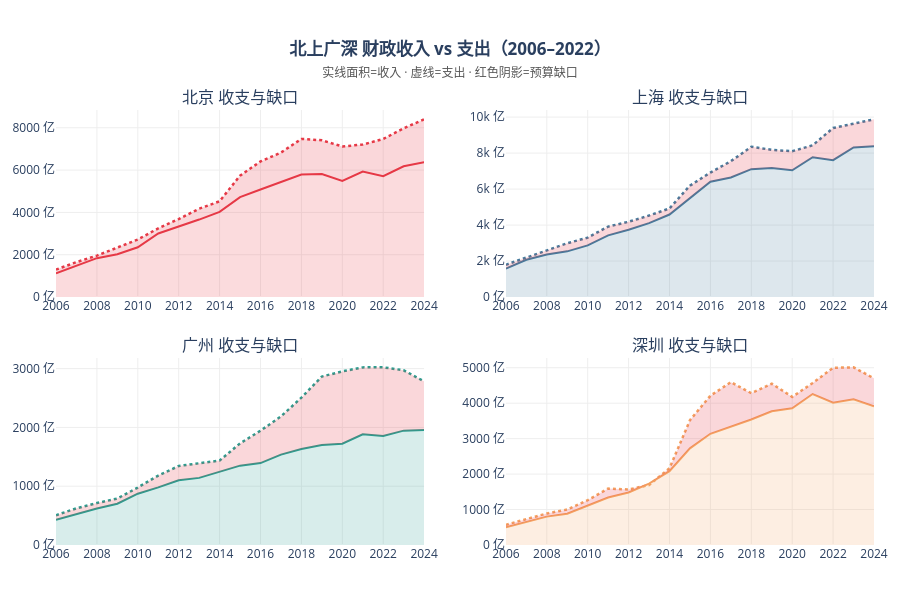

Notebook code for this chart:
### Markdown cell above
- **实线面积**：财政收入（income）随时间增长的趋势  
- **虚线**：财政支出（expend）  
- **红色阴影区域**：expend 超出 income 的部分，即 gap  
- 深圳早期红色阴影极薄（几乎无缺口），2015年后才逐步扩大，与其他三城差距显著

### Code cell
positions = [(1,1),(1,2),(2,1),(2,2)]
fig3 = make_subplots(
    rows=2, cols=2,
    subplot_titles=[f"{city} 收支与缺口" for city in CITIES],
    vertical_spacing=0.14, horizontal_spacing=0.10,
)

for city, (r, c) in zip(CITIES, positions):
    cd  = df[df["city"] == city].sort_values("year")
    col = COLORS[city]

    # 收入面积
    fig3.add_trace(go.Scatter(
        x=cd["year"], y=cd["income"],
        name=f"{city}-收入", legendgroup=city,
        mode="lines", fill="tozeroy",
        line=dict(color=col, width=2),
        fillcolor=hex_to_rgba(col, 0.18),
        hovertemplate=f"<b>{city} 收入</b> %{{x}}: %{{y:.0f}} 亿元<extra></extra>",
        showlegend=False,
    ), row=r, col=c)

    # 支出虚线
    fig3.add_trace(go.Scatter(
        x=cd["year"], y=cd["expend"],
        name=f"{city}-支出", legendgroup=city,
        mode="lines",
        line=dict(color=col, width=2.5, dash="dot"),
        hovertemplate=f"<b>{city} 支出</b> %{{x}}: %{{y:.0f}} 亿元<extra></extra>",
        showlegend=False,
    ), row=r, col=c)

    # 缺口红色阴影
    gap_pos = cd["gap"].clip(lower=0)
    fig3.add_trace(go.Scatter(
        x=list(cd["year"]) + list(cd["year"])[::-1],
        y=list(cd["income"] + gap_pos) + list(cd["income"])[::-1],
        fill="toself",
        fillcolor="rgba(230,57,70,0.20)",
        line=dict(color="rgba(0,0,0,0)"),
        hoverinfo="skip", showlegend=False,
    ), row=r, col=c)

for r, c in positions:
    fig3.update_xaxes(showgrid=True, gridcolor="#eee", dtick=2, row=r, col=c)
    fig3.update_yaxes(showgrid=True, gridcolor="#eee",
                      ticksuffix=" 亿", row=r, col=c)

fig3.update_layout(
    title=dict(
        text="<b>北上广深 财政收入 vs 支出（2006–2022）</b><br>"
             "<span style='font-size:12px;color:#555'>"
             "实线面积=收入 · 虚线=支出 · 红色阴影=预算缺口</span>",
        x=0.5, xanchor="center", font=dict(size=17),
    ),
    plot_bgcolor="white", paper_bgcolor="white",
    height=600, showlegend=False,
    margin=dict(l=55, r=20, t=110, b=55),
    hovermode="x unified",
)
fig3.show()

### Figure 1 — Plotly figure (JSON) as saved in the notebook; plotly's stock layout.template omitted (floating-point values rounded to 4 significant figures)
{"data": [{"fill": "tozeroy", "fillcolor": "rgba(230,57,70,0.18)", "hovertemplate": "<b>北京 收入</b> %{x}: %{y:.0f} 亿元<extra></extra>", "legendgroup": "北京", "line": {"color": "#E63946", "width": 2}, "mode": "lines", "name": "北京-收入", "showlegend": false, "x": [2006, 2007, 2008, 2009, 2010, 2011, 2012, 2013, 2014, 2015, 2016, 2017, 2018, 2019, 2020, 2021, 2022, 2023, 2024], "y": [1117.0, 1493.0, 1837.0, 2027.0, 2354.0, 3006.0, 3315.0, 3661.0, 4027.0, 4724.0, 5081.0, 5431.0, 5786.0, 5817.0, 5484.0, 5932.0, 5714.0, 6181.0, 6373.0], "type": "scatter", "xaxis": "x", "yaxis": "y"}, {"hovertemplate": "<b>北京 支出</b> %{x}: %{y:.0f} 亿元<extra></extra>", "legendgroup": "北京", "line": {"color": "#E63946", "dash": "dot", "width": 2.5}, "mode": "lines", "name": "北京-支出", "showlegend": false, "x": [2006, 2007, 2008, 2009, 2010, 2011, 2012, 2013, 2014, 2015, 2016, 2017, 2018, 2019, 2020, 2021, 2022, 2023, 2024], "y": [1297.0, 1650.0, 1959.0, 2319.0, 2717.0, 3245.0, 3685.0, 4174.0, 4525.0, 5738.0, 6407.0, 6825.0, 7471.0, 7408.0, 7116.0, 7205.0, 7469.0, 7971.0, 8396.0], "type": "scatter", "xaxis": "x", "yaxis": "y"}, {"fill": "toself", "fillcolor": "rgba(230,57,70,0.20)", "hoverinfo": "skip", "line": {"color": "rgba(0,0,0,0)"}, "showlegend": false, "x": [2006, 2007, 2008, 2009, 2010, 2011, 2012, 2013, 2014, 2015, 2016, 2017, 2018, 2019, 2020, 2021, 2022, 2023, 2024, 2024, 2023, 2022, 2021, 2020, 2019, 2018, 2017, 2016, 2015, 2014, 2013, 2012, 2011, 2010, 2009, 2008, 2007, 2006], "y": [1297.0, 1650.0, 1959.0, 2319.0, 2717.0, 3245.0, 3685.0, 4174.0, 4525.0, 5738.0, 6407.0, 6825.0, 7471.0, 7408.0, 7116.0, 7205.0, 7469.0, 7971.0, 8396.0, 6373.0, 6181.0, 5714.0, 5932.0, 5484.0, 5817.0, 5786.0, 5431.0, 5081.0, 4724.0, 4027.0, 3661.0, 3315.0, 3006.0, 2354.0, 2027.0, 1837.0, 1493.0, 1117.0], "type": "scatter", "xaxis": "x", "yaxis": "y"}, {"fill": "tozeroy", "fillcolor": "rgba(69,123,157,0.18)", "hovertemplate": "<b>上海 收入</b> %{x}: %{y:.0f} 亿元<extra></extra>", "legendgroup": "上海", "line": {"color": "#457B9D", "width": 2}, "mode": "lines", "name": "上海-收入", "showlegend": false, "x": [2006, 2007, 2008, 2009, 2010, 2011, 2012, 2013, 2014, 2015, 2016, 2017, 2018, 2019, 2020, 2021, 2022, 2023, 2024], "y": [1576.0, 2074.0, 2359.0, 2540.0, 2874.0, 3430.0, 3744.0, 4110.0, 4586.0, 5520.0, 6406.0, 6642.0, 7108.0, 7165.0, 7046.0, 7772.0, 7608.0, 8312.0, 8374.0], "type": "scatter", "xaxis": "x2", "yaxis": "y2"}, {"hovertemplate": "<b>上海 支出</b> %{x}: %{y:.0f} 亿元<extra></extra>", "legendgroup": "上海", "line": {"color": "#457B9D", "dash": "dot", "width": 2.5}, "mode": "lines", "name": "上海-支出", "showlegend": false, "x": [2006, 2007, 2008, 2009, 2010, 2011, 2012, 2013, 2014, 2015, 2016, 2017, 2018, 2019, 2020, 2021, 2022, 2023, 2024], "y": [1796.0, 2182.0, 2594.0, 2990.0, 3303.0, 3915.0, 4184.0, 4529.0, 4923.0, 6192.0, 6919.0, 7548.0, 8352.0, 8179.0, 8102.0, 8431.0, 9393.0, 9639.0, 9875.0], "type": "scatter", "xaxis": "x2", "yaxis": "y2"}, {"fill": "toself", "fillcolor": "rgba(230,57,70,0.20)", "hoverinfo": "skip", "line": {"color": "rgba(0,0,0,0)"}, "showlegend": false, "x": [2006, 2007, 2008, 2009, 2010, 2011, 2012, 2013, 2014, 2015, 2016, 2017, 2018, 2019, 2020, 2021, 2022, 2023, 2024, 2024, 2023, 2022, 2021, 2020, 2019, 2018, 2017, 2016, 2015, 2014, 2013, 2012, 2011, 2010, 2009, 2008, 2007, 2006], "y": [1796.0, 2182.0, 2594.0, 2990.0, 3303.0, 3915.0, 4184.0, 4529.0, 4923.0, 6192.0, 6919.0, 7548.0, 8352.0, 8179.0, 8102.0, 8431.0, 9393.0, 9639.0, 9875.0, 8374.0, 8312.0, 7608.0, 7772.0, 7046.0, 7165.0, 7108.0, 6642.0, 6406.0, 5520.0, 4586.0, 4110.0, 3744.0, 3430.0, 2874.0, 2540.0, 2359.0, 2074.0, 1576.0], "type": "scatter", "xaxis": "x2", "yaxis": "y2"}, {"fill": "tozeroy", "fillcolor": "rgba(42,157,143,0.18)", "hovertemplate": "<b>广州 收入</b> %{x}: %{y:.0f} 亿元<extra></extra>", "legendgroup": "广州", "line": {"color": "#2A9D8F", "width": 2}, "mode": "lines", "name": "广州-收入", "showlegend": false, "x": [2006, 2007, 2008, 2009, 2010, 2011, 2012, 2013, 2014, 2015, 2016, 2017, 2018, 2019, 2020, 2021, 2022, 2023, 2024], "y": [427.1, 523.8, 621.8, 702.7, 872.6, 979.5, 1102.0, 1142.0, 1243.0, 1349.0, 1394.0, 1537.0, 1634.0, 1699.0, 1723.0, 1884.0, 1855.0, 1945.0, 1955.0], "type": "scatter", "xaxis": "x3", "yaxis": "y3"}, {"hovertemplate": "<b>广州 支出</b> %{x}: %{y:.0f} 亿元<extra></extra>", "legendgroup": "广州", "line": {"color": "#2A9D8F", "dash": "dot", "width": 2.5}, "mode": "lines", "name": "广州-支出", "showlegend": false, "x": [2006, 2007, 2008, 2009, 2010, 2011, 2012, 2013, 2014, 2015, 2016, 2017, 2018, 2019, 2020, 2021, 2022, 2023, 2024], "y": [506.8, 623.7, 713.4, 789.9, 977.3, 1181.0, 1344.0, 1386.0, 1436.0, 1728.0, 1944.0, 2186.0, 2506.0, 2865.0, 2953.0, 3021.0, 3022.0, 2972.0, 2782.0], "type": "scatter", "xaxis": "x3", "yaxis": "y3"}, {"fill": "toself", "fillcolor": "rgba(230,57,70,0.20)", "hoverinfo": "skip", "line": {"color": "rgba(0,0,0,0)"}, "showlegend": false, "x": [2006, 2007, 2008, 2009, 2010, 2011, 2012, 2013, 2014, 2015, 2016, 2017, 2018, 2019, 2020, 2021, 2022, 2023, 2024, 2024, 2023, 2022, 2021, 2020, 2019, 2018, 2017, 2016, 2015, 2014, 2013, 2012, 2011, 2010, 2009, 2008, 2007, 2006], "y": [506.8, 623.7, 713.4, 789.9, 977.3, 1181.0, 1344.0, 1386.0, 1436.0, 1728.0, 1944.0, 2186.0, 2506.0, 2865.0, 2953.0, 3021.0, 3022.0, 2972.0, 2782.0, 1955.0, 1945.0, 1855.0, 1884.0, 1723.0, 1699.0, 1634.0, 1537.0, 1394.0, 1349.0, 1243.0, 1142.0, 1102.0, 979.5, 872.6, 702.7, 621.8, 523.8, 427.1], "type": "scatter", "xaxis": "x3", "yaxis": "y3"}, {"fill": "tozeroy", "fillcolor": "rgba(244,162,97,0.18)", "hovertemplate": "<b>深圳 收入</b> %{x}: %{y:.0f} 亿元<extra></extra>", "legendgroup": "深圳", "line": {"color": "#F4A261", "width": 2}, "mode": "lines", "name": "深圳-收入", "showlegend": false, "x": [2006, 2007, 2008, 2009, 2010, 2011, 2012, 2013, 2014, 2015, 2016, 2017, 2018, 2019, 2020, 2021, 2022, 2023, 2024], "y": [500.9, 658.1, 800.4, 880.8, 1107.0, 1340.0, 1482.0, 1731.0, 2082.0, 2727.0, 3136.0, 3332.0, 3538.0, 3773.0, 3857.0, 4258.0, 4012.0, 4113.0, 3914.0], "type": "scatter", "xaxis": "x4", "yaxis": "y4"}, {"hovertemplate": "<b>深圳 支出</b> %{x}: %{y:.0f} 亿元<extra></extra>", "legendgroup": "深圳", "line": {"color": "#F4A261", "dash": "dot", "width": 2.5}, "mode": "lines", "name": "深圳-支出", "showlegend": false, "x": [2006, 2007, 2008, 2009, 2010, 2011, 2012, 2013, 2014, 2015, 2016, 2017, 2018, 2019, 2020, 2021, 2022, 2023, 2024], "y": [571.4, 728.0, 889.9, 1001.0, 1265.0, 1591.0, 1566.0, 1691.0, 2166.0, 3522.0, 4211.0, 4594.0, 4283.0, 4553.0, 4178.0, 4570.0, 4997.0, 5012.0, 4701.0], "type": "scatter", "xaxis": "x4", "yaxis": "y4"}, {"fill": "toself", "fillcolor": "rgba(230,57,70,0.20)", "hoverinfo": "skip", "line": {"color": "rgba(0,0,0,0)"}, "showlegend": false, "x": [2006, 2007, 2008, 2009, 2010, 2011, 2012, 2013, 2014, 2015, 2016, 2017, 2018, 2019, 2020, 2021, 2022, 2023, 2024, 2024, 2023, 2022, 2021, 2020, 2019, 2018, 2017, 2016, 2015, 2014, 2013, 2012, 2011, 2010, 2009, 2008, 2007, 2006], "y": [571.4, 728.0, 889.9, 1001.0, 1265.0, 1591.0, 1566.0, 1731.0, 2166.0, 3522.0, 4211.0, 4594.0, 4283.0, 4553.0, 4178.0, 4570.0, 4997.0, 5012.0, 4701.0, 3914.0, 4113.0, 4012.0, 4258.0, 3857.0, 3773.0, 3538.0, 3332.0, 3136.0, 2727.0, 2082.0, 1731.0, 1482.0, 1340.0, 1107.0, 880.8, 800.4, 658.1, 500.9], "type": "scatter", "xaxis": "x4", "yaxis": "y4"}], "layout": {"xaxis": {"anchor": "y", "domain": [0.0, 0.45], "showgrid": true, "gridcolor": "#eee", "dtick": 2}, "yaxis": {"anchor": "x", "domain": [0.57, 1.0], "showgrid": true, "gridcolor": "#eee", "ticksuffix": " 亿"}, "xaxis2": {"anchor": "y2", "domain": [0.55, 1.0], "showgrid": true, "gridcolor": "#eee", "dtick": 2}, "yaxis2": {"anchor": "x2", "domain": [0.57, 1.0], "showgrid": true, "gridcolor": "#eee", "ticksuffix": " 亿"}, "xaxis3": {"anchor": "y3", "domain": [0.0, 0.45], "showgrid": true, "gridcolor": "#eee", "dtick": 2}, "yaxis3": {"anchor": "x3", "domain": [0.0, 0.43], "showgrid": true, "gridcolor": "#eee", "ticksuffix": " 亿"}, "xaxis4": {"anchor": "y4", "domain": [0.55, 1.0], "showgrid": true, "gridcolor": "#eee", "dtick": 2}, "yaxis4": {"anchor": "x4", "domain": [0.0, 0.43], "showgrid": true, "gridcolor": "#eee", "ticksuffix": " 亿"}, "annotations": [{"font": {"size": 16}, "showarrow": false, "text": "北京 收支与缺口", "x": 0.225, "xanchor": "center", "xref": "paper", "y": 1.0, "yanchor": "bottom", "yref": "paper"}, {"font": {"size": 16}, "showarrow": false, "text": "上海 收支与缺口", "x": 0.775, "xanchor": "center", "xref": "paper", "y": 1.0, "yanchor": "bottom", "yref": "paper"}, {"font": {"size": 16}, "showarrow": false, "text": "广州 收支与缺口", "x": 0.225, "xanchor": "center", "xref": "paper", "y": 0.43, "yanchor": "bottom", "yref": "paper"}, {"font": {"size": 16}, "showarrow": false, "text": "深圳 收支与缺口", "x": 0.775, "xanchor": "center", "xref": "paper", "y": 0.43, "yanchor": "bottom", "yref": "paper"}], "title": {"font": {"size": 17}, "text": "<b>北上广深 财政收入 vs 支出（2006–2022）</b><br><span style='font-size:12px;color:#555'>实线面积=收入 · 虚线=支出 · 红色阴影=预算缺口</span>", "x": 0.5, "xanchor": "center"}, "margin": {"l": 55, "r": 20, "t": 110, "b": 55}, "plot_bgcolor": "white", "paper_bgcolor": "white", "height": 600, "showlegend": false, "hovermode": "x unified"}}
